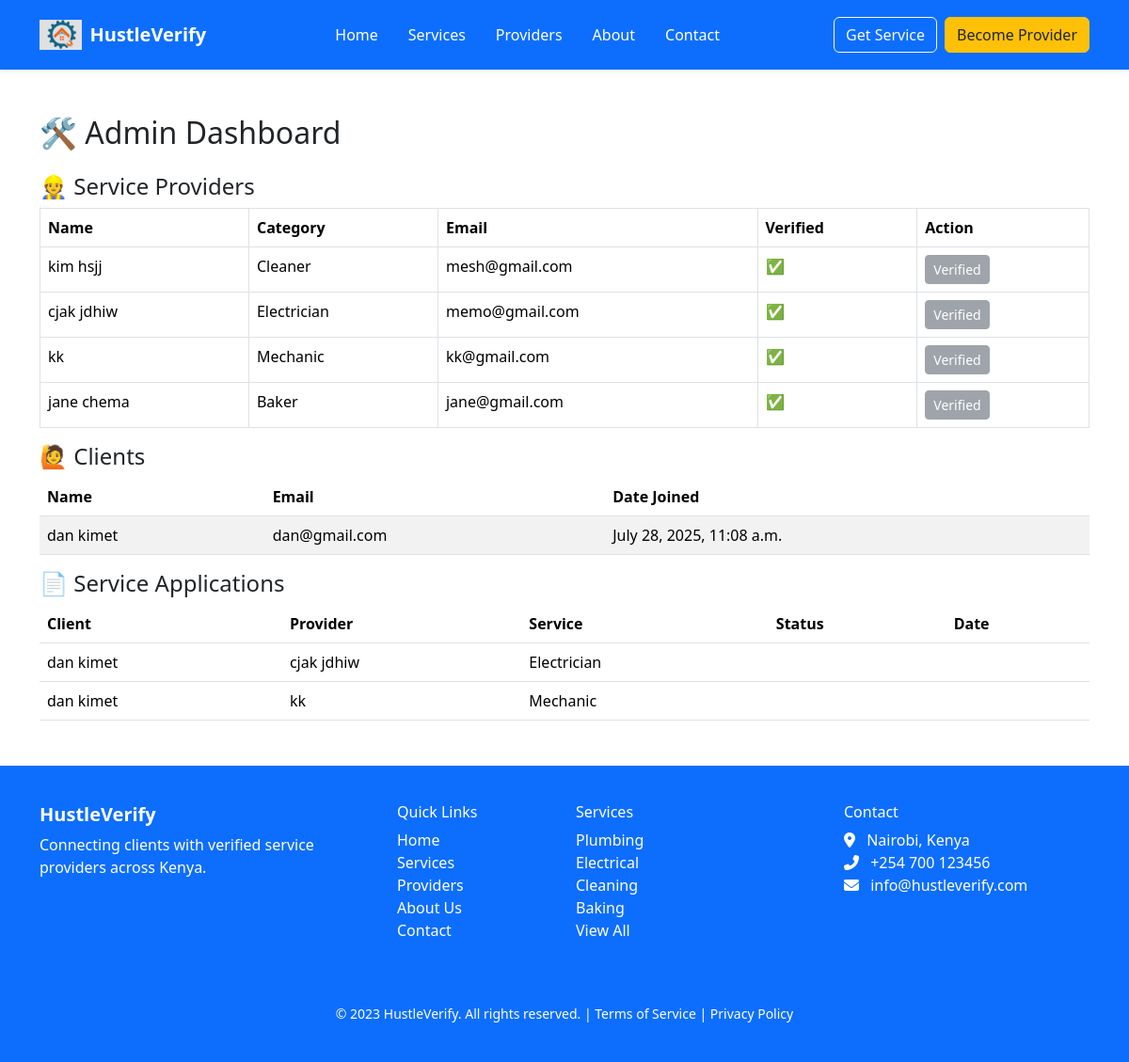
/accounts/dashboard/, run on an earlier commit of the app's database.
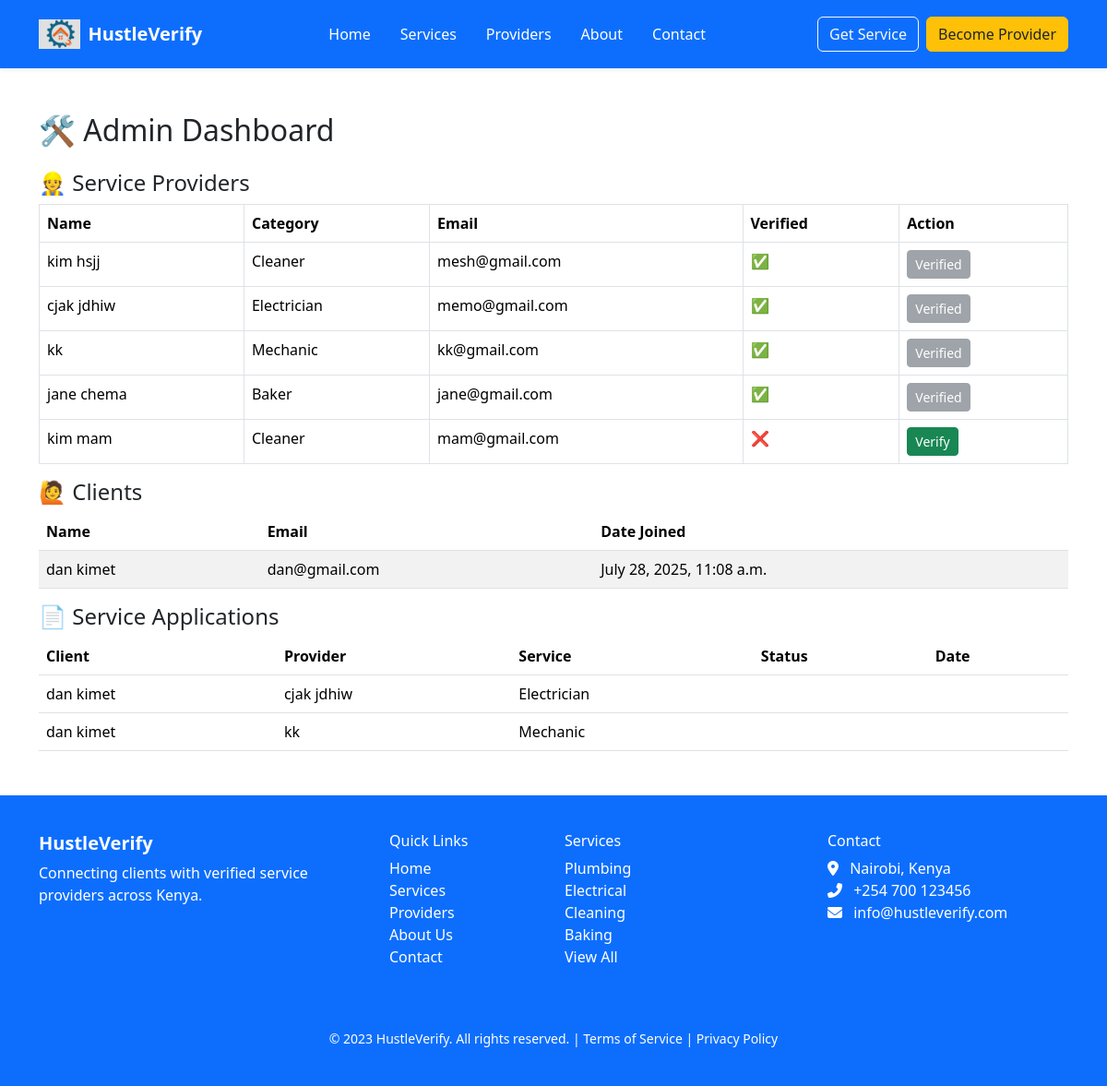
And on a later commit of the database.
### accounts/models.py (models this page shows, shortened)
class ServiceProviderProfile(models.Model):
    user = models.OneToOneField(User, on_delete=models.CASCADE)
    full_name = models.CharField(max_length=100)
    gender = models.CharField(max_length=10)
    phone_number = models.CharField(max_length=15, unique=True)
    email = models.EmailField(unique=True)
    location = models.CharField(max_length=50)
    address = models.TextField()
    profile_picture = models.ImageField(upload_to='profile_pics/', null=True, blank=True)
    id_number = models.CharField(max_length=20)
    id_image = models.ImageField(upload_to='id_images/', null=True, blank=True)
    service_category = models.CharField(max_length=100)
    availability_days = models.CharField(max_length=200)  # e.g., "Monday,Wednesday,Friday"
    availability_start_time = models.TimeField()
    availability_end_time = models.TimeField()
    experience_years = models.IntegerField()
    certifications = models.FileField(upload_to='certifications/', null=True, blank=True)
    next_of_kin_full_name = models.CharField(max_length=100)
    next_of_kin_relationship = models.CharField(max_length=50)
    next_of_kin_phone = models.CharField(max_length=15)
    ratings = models.FloatField(default=0.0)
    is_verified = models.BooleanField(default=False)

class User(AbstractUser):
    ROLE_CHOICES = (
        ('admin', 'admin'),
        ('client', 'Client'),
        ('provider', 'Service Provider'),
    )
    role = models.CharField(max_length=10, choices=ROLE_CHOICES)

class ClientProfile(models.Model):
    user = models.OneToOneField(User, on_delete=models.CASCADE)
    full_name = models.CharField(max_length=100)
    gender = models.CharField(max_length=10)
    phone_number = models.CharField(max_length=15, unique=True)
    email = models.EmailField(unique=True)
    location = models.CharField(max_length=50)
    address = models.TextField()
    profile_picture = models.ImageField(upload_to='client_profiles/', null=True, blank=True)
    emergency_contact_name = models.CharField(max_length=100)
    emergency_contact_relationship = models.CharField(max_length=50)
    emergency_contact_phone = models.CharField(max_length=15)

### services/models.py (models this page shows, shortened)
class ServiceApplication(models.Model):
    client = models.ForeignKey(User, on_delete=models.CASCADE, limit_choices_to={'role': 'client'})
    provider = models.ForeignKey(ServiceProviderProfile, on_delete=models.CASCADE)
    message = models.TextField(blank=True, null=True)
    applied_at = models.DateTimeField(auto_now_add=True)
    is_accepted = models.BooleanField(default=False)

### adminpanel/views.py (the view)
# urls.py: path('dashboard/', admin_dashboard, name='admin_dashboard'),
def admin_dashboard(request):
    providers = ServiceProviderProfile.objects.all()
    clients = User.objects.filter(role='client')  # FIXED line
    applications = ServiceApplication.objects.all()
    context = {
        'providers': providers,
        'clients': clients,
        'applications': applications,
    }
    return render(request, 'adminpanel/dashboard.html', context)

### templates/adminpanel/dashboard.html (shortened to what this page needs)
{% extends 'base.html' %}
{% block content %}
<div class="container mt-5">
    <h2 class="mb-4">🛠️ Admin Dashboard</h2>
    <h4>👷 Service Providers</h4>
<table class="table table-bordered">
    <thead>
        <tr>
            <th>Name</th><th>Category</th><th>Email</th><th>Verified</th><th>Action</th>
        </tr>
    </thead>
    <tbody>
        {% for provider in providers %}
        <tr>
            <td>{{ provider.full_name }}</td>
            <td>{{ provider.service_category }}</td>
            <td>{{ provider.user.email }}</td>
            <td>{{ provider.is_verified|yesno:"✅,❌" }}</td>
            <td>
                {% if not provider.is_verified %}
                <form method="post" action="{% url 'verify_provider' provider.id %}">
                    <button class="btn btn-success btn-sm">Verify</button>
                </form>
                {% else %}
                <button class="btn btn-secondary btn-sm" disabled>Verified</button>
                {% endif %}
            </td>
        </tr>
        {% endfor %}
    </tbody>
</table>
<h4>🙋 Clients</h4>
<table class="table table-striped">
    <thead>
        <tr>
            <th>Name</th><th>Email</th><th>Date Joined</th>
        </tr>
    </thead>
    <tbody>
        {% for client in clients %}
        <tr>
            <td>{{ client.clientprofile.full_name }}</td>
            <td>{{ client.clientprofile.email }}</td>
            <td>{{ client.date_joined }}</td>
        </tr>
        {% endfor %}
    </tbody>
</table>
<h4>📄 Service Applications</h4>
<table class="table table-hover">
    <thead>
        <tr>
            <th>Client</th><th>Provider</th><th>Service</th><th>Status</th><th>Date</th>
        </tr>
    </thead>
    <tbody>
        {% for app in applications %}
        <tr>
            <td>{{ app.client.clientprofile.full_name|default:"-" }}</td>
            <td>{{ app.provider.full_name }}</td>
            <td>{{ app.provider.service_category }}</td>
            <td>{{ app.status }}</td>
            <td>{{ app.created_at }}</td>
        </tr>
        {% endfor %}
    </tbody>
</table>
</div>
{% endblock %}

### templates/base.html (shortened to what this page needs)
{% load static %}
<!DOCTYPE html>
<html lang="en">
  <head>
    {% include 'includes/head.html' %}
    <link href="https://cdn.jsdelivr.net/npm/bootstrap@5.3.0/dist/css/bootstrap.min.css" rel="stylesheet">
    <link href="https://cdnjs.cloudflare.com/ajax/libs/font-awesome/6.5.0/css/all.min.css" rel="stylesheet">
  </head>
  <body>
    {% include 'includes/navbar.html' %}
    <main style="min-height: 80vh;">
      {% block content %}{% endblock %}
    </main>
    {% include 'includes/footer.html' %}
  </body>
</html>

### templates/includes/head.html (shortened to what this page needs)
<link href="https://cdn.jsdelivr.net/npm/bootstrap@5.3.2/dist/css/bootstrap.min.css" rel="stylesheet">

### templates/includes/navbar.html (shortened to what this page needs)
{% load static %}
<!DOCTYPE html>
<html lang="en">
<head>
  <link href="https://cdn.jsdelivr.net/npm/bootstrap@5.3.3/dist/css/bootstrap.min.css" rel="stylesheet">
  <link href="{% static 'css/navbar.css' %}" rel="stylesheet">
</head>
<body>
<nav class="navbar navbar-expand-lg navbar-dark bg-primary py-3 shadow-sm">
  <div class="container">
    <a class="navbar-brand d-flex align-items-center gap-2 fw-bold" href="/">
      <img src="{% static 'images/logo.PNG' %}" alt="Logo" height="32">
      HustleVerify
    </a>
    <div class="collapse navbar-collapse justify-content-between" id="navbarNav">
      <ul class="navbar-nav mx-auto">
        <li class="nav-item"><a class="nav-link px-3" href="/">Home</a></li>
        <li class="nav-item"><a class="nav-link px-3" href="{% url 'services' %}">Services</a></li>
        <li class="nav-item"><a class="nav-link px-3" href="{% url 'providers' %}">Providers</a></li>
        <li class="nav-item"><a class="nav-link px-3" href="{% url 'about' %}">About</a></li>
        <li class="nav-item"><a class="nav-link px-3" href="{% url 'contact' %}">Contact</a></li>
      </ul>
      <div class="d-flex gap-2">
        <a href="{% url 'login' %}" class="btn btn-outline-light">Get Service</a>
        <a href="{% url 'login' %}" class="btn btn-warning text-dark">Become Provider</a>
      </div>
    </div>
  </div>
</nav>
</body>
</html>

### templates/includes/footer.html
<footer class="footer mt-5">
  <div class="container">
    <div class="row">
      <div class="col-md-4 mb-4">
        <h5 class="fw-bold">HustleVerify</h5>
        <p>Connecting clients with verified service providers across Kenya.</p>
      </div>
      <div class="col-md-2 mb-4">
        <h6>Quick Links</h6>
        <ul class="list-unstyled">
          <li><a href="/">Home</a></li>
          <li><a href="{% url 'login' %}">Services</a></li>
          <li><a href="{% url 'login' %}">Providers</a></li>
          <li><a href="{% url 'login' %}">About Us</a></li>
          <li><a href="{% url 'login' %}">Contact</a></li>
        </ul>
      </div>
      <div class="col-md-3 mb-4">
        <h6>Services</h6>
        <ul class="list-unstyled">
          <li><a href="#">Plumbing</a></li>
          <li><a href="#">Electrical</a></li>
          <li><a href="#">Cleaning</a></li>
          <li><a href="#">Baking</a></li>
          <li><a href="{% url 'login' %}">View All</a></li>
        </ul>
      </div>
      <div class="col-md-3 mb-4">
        <h6>Contact</h6>
        <ul class="list-unstyled">
          <li><i class="fas fa-map-marker-alt me-2"></i> Nairobi, Kenya</li>
          <li><i class="fas fa-phone-alt me-2"></i> +254 700 123456</li>
          <li><i class="fas fa-envelope me-2"></i> info@hustleverify.com</li>
        </ul>
      </div>
    </div>
    <div class="text-center mt-4">
      <small>© 2023 HustleVerify. All rights reserved. | <a href="#">Terms of Service</a> | <a href="#">Privacy Policy</a></small>
    </div>
  </div>
</footer>

### static/css/navbar.css (style rules this page uses)
.navbar-nav .nav-link { font-size: 1rem; font-weight: 500; color: #fff; transition: color 0.3s ease; }

### templates/includes/head.html (style rules this page uses)
body { font-family: 'Inter', sans-serif; }
.footer { background-color: #0d6efd; color: white; padding: 40px 0; }
.footer a { color: #fff; text-decoration: none; }

What changed in the data, as far as the page shows it:
added ServiceProviderProfile: full_name "kim mam", service_category "Cleaner", user.email "mam@gmail.com", is_verified "❌", shows "Verify"
